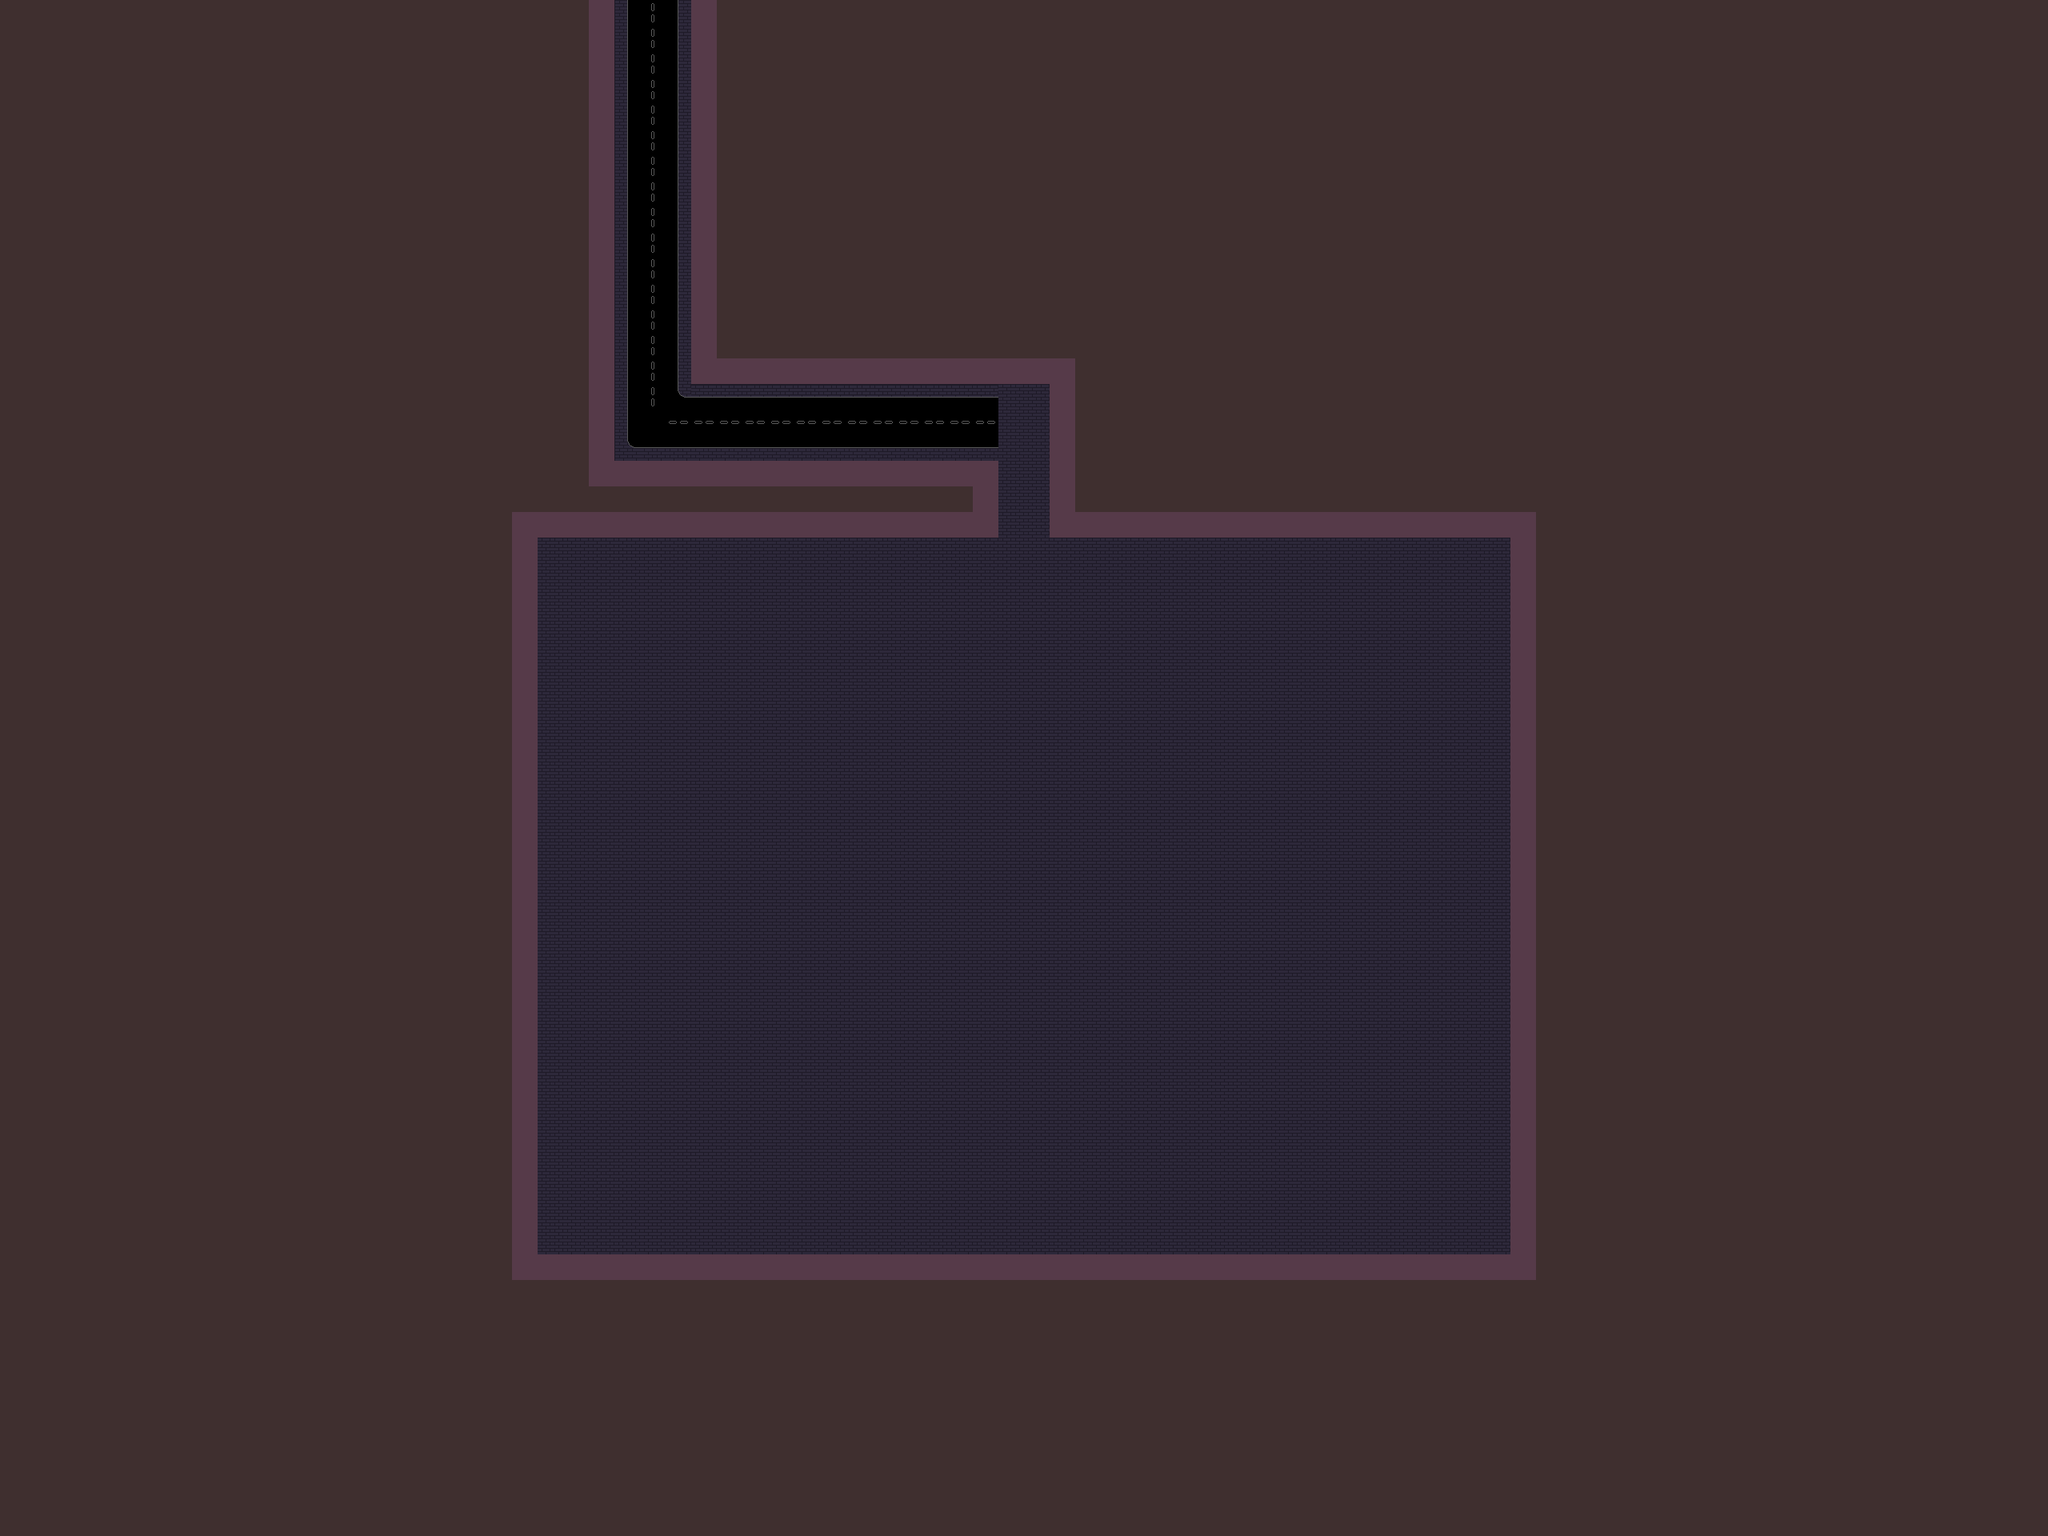

Below is a game level as drawn by its tile map, then a one-line description and the .tmx that defines it (tile-layer data replaced by summaries):
An orthogonal 80x60 tile map with 32x32 px tiles, 2 tile layers (background, foreground).

<map version="1.10" tiledversion="1.10.2" orientation="orthogonal" renderorder="left-down" width="80" height="60" tilewidth="32" tileheight="32" infinite="0" nextlayerid="4" nextobjectid="1">
 <tileset firstgid="1" source="../tilesets/city_tileset.tsx" />
 <layer id="1" name="background" width="80" height="60">
  <data>[4800 cells, 4800 non-empty, 17 distinct tile ids]</data>
 </layer>
 <layer id="3" name="foreground" width="80" height="60">
  <data>[4800 cells, 0 non-empty, 0 distinct tile ids]</data>
 </layer>
</map>
